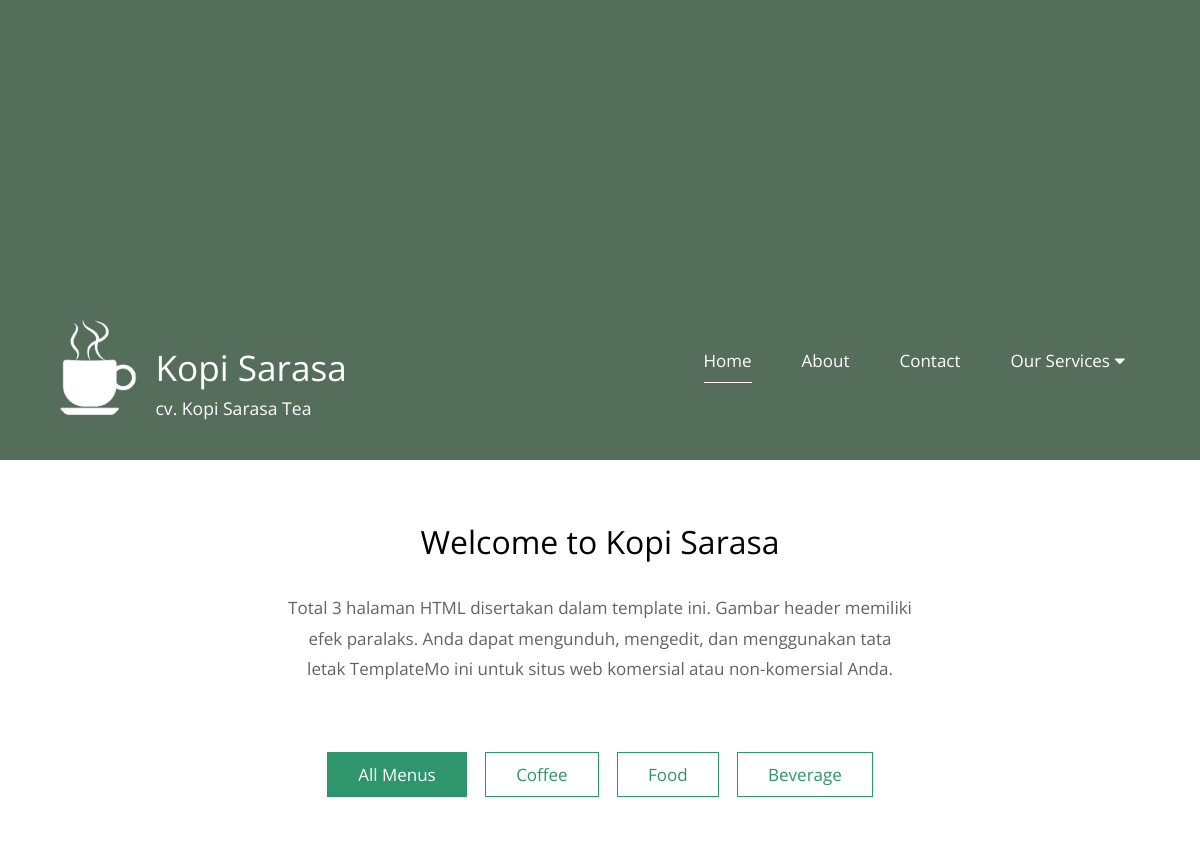
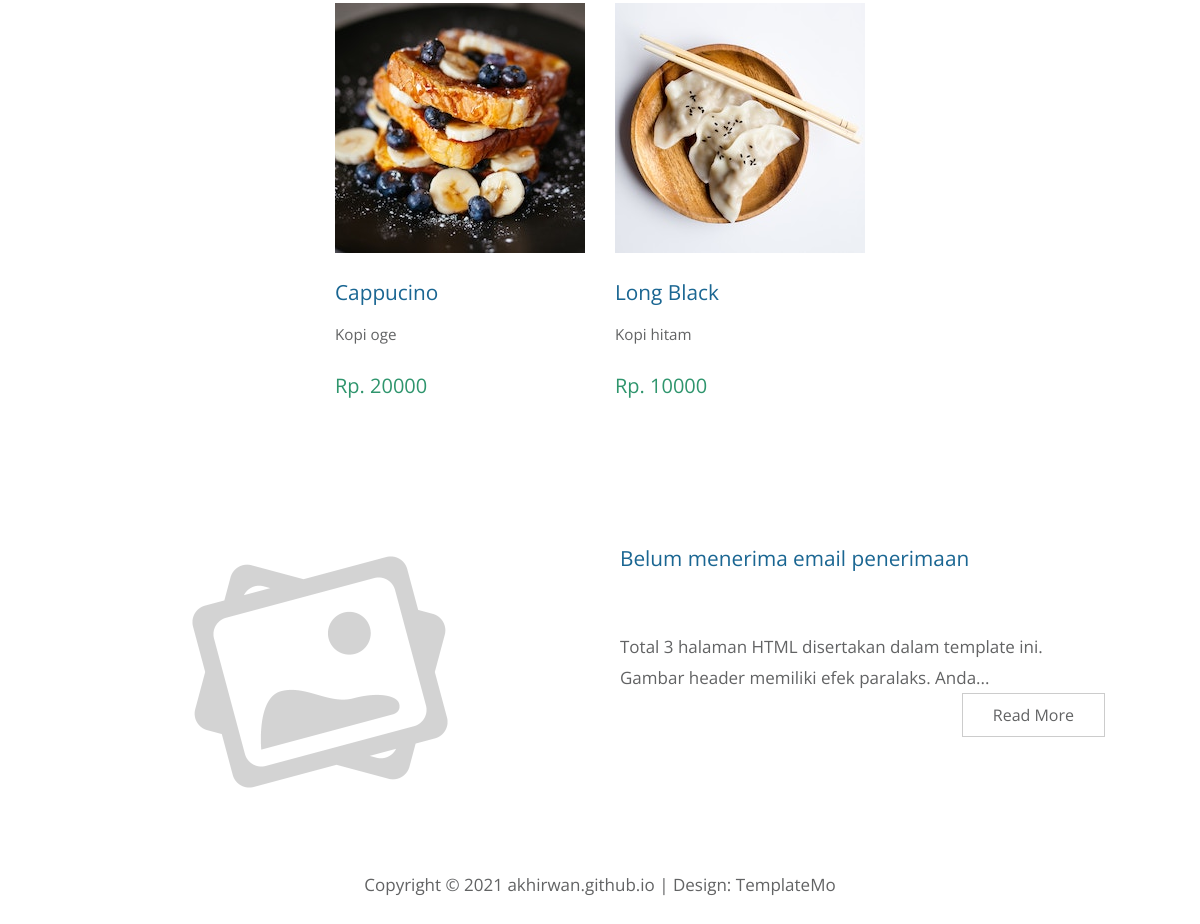
Screenshot of /home/4 with the database file from the repository (2 pictures, top to bottom).
### tables this page shows
CREATE TABLE `config_info` (
  `app_name` varchar(255) NOT NULL,
  `company` varchar(255) NOT NULL,
  `phone1` varchar(20) NOT NULL,
  `phone2` varchar(20) NOT NULL,
  `address` varchar(255) NOT NULL,
  `email` varchar(50) NOT NULL,
  `link_fb` varchar(100) NOT NULL,
  `link_ig` varchar(100) NOT NULL,
  `link_tw` varchar(100) NOT NULL,
  `link_yt` varchar(100) NOT NULL,
  `map` varchar(500) NOT NULL,
  `desc_title` varchar(100) NOT NULL,
  `description` text NOT NULL,
  `logo` varchar(255) NOT NULL,
  `desc_banner` varchar(45) NOT NULL,
  `head_banner` varchar(45) NOT NULL,
  `body_banner` varchar(45) NOT NULL
);

CREATE TABLE `quotes` (
  `id` int NOT NULL AUTO_INCREMENT,
  `paging` varchar(20) NOT NULL,
  `quote` text NOT NULL,
  `is_active` tinyint(1) NOT NULL DEFAULT '0',
  PRIMARY KEY (`id`)
);

CREATE TABLE `categories` (
  `id` int NOT NULL AUTO_INCREMENT,
  `name` varchar(50) NOT NULL,
  `description` varchar(255) NOT NULL,
  `created_at` int NOT NULL,
  `modified_at` int NOT NULL,
  `created_by` varchar(50) NOT NULL,
  `modified_by` varchar(50) NOT NULL,
  `is_active` tinyint(1) NOT NULL DEFAULT '0',
  PRIMARY KEY (`id`)
);

CREATE TABLE `items` (
  `id` int NOT NULL AUTO_INCREMENT,
  `code` varchar(50) NOT NULL,
  `name` varchar(255) NOT NULL,
  `description` text NOT NULL,
  `picture` varchar(255) NOT NULL,
  `price` int NOT NULL,
  `category` int NOT NULL,
  `created_at` int NOT NULL,
  `modified_at` int NOT NULL,
  `created_by` varchar(50) NOT NULL,
  `modified_by` varchar(50) NOT NULL,
  `is_active` tinyint(1) NOT NULL DEFAULT '0',
  PRIMARY KEY (`id`)
);

CREATE TABLE `articles` (
  `id` int NOT NULL AUTO_INCREMENT,
  `title` varchar(50) NOT NULL,
  `slug` varchar(255) NOT NULL,
  `content` text NOT NULL,
  `display` int NOT NULL,
  `is_published` int NOT NULL,
  `picture` varchar(50) NOT NULL,
  `created_at` int NOT NULL,
  `modified_at` int NOT NULL,
  `created_by` varchar(50) NOT NULL,
  `modified_by` varchar(50) NOT NULL,
  `is_active` tinyint(1) NOT NULL DEFAULT '0',
  PRIMARY KEY (`id`)
);

### application/controllers/Home.php (called while the page is built, shortened)
<?php defined('BASEPATH') OR exit('No direct script access allowed');
class Home extends CI_Controller {
	function __construct(){
		$this->load->model('Model_app');
	}
	public function Home($id) {
		$data['config']	= $this->Model_app->get_data('config_info')->row();
		$data['title'] = 'Home';
		$data['meta_keyword'] = $data['config']->app_name;
		$data['meta_description'] = $data['config']->company;
		$data['active_home'] = 'active';
		$data['quotes'] = $this->db->query("SELECT * FROM quotes WHERE paging = 'home' AND is_active = 1")->result();
		$data['categories'] = $this->Model_app->edit_data(['is_active' => 1], 'categories')->result();
		$data['items'] = $this->Model_app->order_data(['is_active' => 1, 'category' => $id], 'id', 'DESC', 'items')->result();
		$data['headlines'] = $this->Model_app->order_data(['is_published' => 1, 'display' => 1], 'id', 'DESC', 'articles')->result();
		$this->load->view('template/header', $data);
		$this->load->view('public/home', $data);
		$this->load->view('template/footer', $data);
	}
}

### index.php (called while the page is built, shortened)
<?php
require_once BASEPATH.'core/CodeIgniter.php';

### application/models/Model_app.php (called while the page is built, shortened)
<?php
class Model_app extends CI_Model{
	function order_data($where, $orderBy, $order, $table){
		$this->db->order_by($orderBy, $order);
		return $this->db->get_where($table, $where);
	}
	function get_data($table){
		return $this->db->get($table);
	}
	function edit_data($where, $table){
		return $this->db->get_where($table, $where);
	}
}
?>

### application/views/public/home.php (the view, shortened to what this page needs)
<?php $quo = (isset($quotes[0]->quote)) ? $quotes[0]->quote : ' '; $page = explode('/',$_SERVER['REQUEST_URI']);?>
<main>
    <header class="row tm-welcome-section">
        <h2 class="col-12 text-center tm-section-title">Welcome to <?php echo $config->app_name ?></h2>
        <p class="col-12 text-center"><?php echo $quo; ?></p>
    </header>
    <div class="tm-paging-links">
        <nav>
            <ul>
                <li class="tm-paging-item">
                    <a href="<?php echo base_url();?>" class="tm-paging-link <?php if(count($page) < 4) echo 'active';?>">All Menus</a>
                </li>
                <?php foreach($categories as $cat){ ?>
                    <li class="tm-paging-item">
                        <a href="<?php echo base_url().'home/'.$cat->id;?>" class="tm-paging-link <?php if($page[3] == $cat->id) echo 'active';?>">
                            <?php echo $cat->name;?>
                        </a>
                    </li>
                <?php } ?>
            </ul>
        </nav>
    </div>
    <div class="row tm-gallery" id="gallery" tabindex="-1" style="outline: 0;">
        <div id="tm-gallery-page-pizza" class="tm-gallery-page">
            <?php foreach($items as $key => $item){?>
            <article class="col-12 tm-gallery-item">
                <figure>
                    <img src="<?php echo base_url('assets/public/img/items/'.$item->picture)?>" alt="Image" class="img-fluid tm-gallery-img" />
                    <figcaption>
                        <h4 class="tm-gallery-title"><?php echo $item->name;?></h4>
                        <p class="tm-gallery-description"><?php echo $item->description;?></p>
                        <p class="tm-gallery-price">Rp. <?php echo $item->price;?></p>
                    </figcaption>
                </figure>
            </article>
            <?php } ?>
        </div>
    </div>
    <?php
    foreach($headlines as $head) {
    if($head->picture != ""){
        $pic = base_url().'assets/public/img/articles/'.$head->picture;
    }else{
        $pic = base_url().'assets/public/img/default/default.png';
    }?>
    <div class="tm-section tm-container-inner">
        <div class="row">
            <div class="col-md-6">
                <figure class="tm-description-figure">
                    <img src="<?php echo $pic;?>" alt="Image" class="img-fluid" />
                </figure>
            </div>
            <div class="col-md-6">
                <div class="tm-description-box">
                    <h4 class="tm-gallery-title"><?php echo $head->title;?></h4>
                    <p class="tm-mb-45"><?php if(strlen($head->content) > 150) echo substr($head->content, 0, 97) . '...'?></p>
                    <a href="<?php echo base_url().'news/'.$head->created_at.'-'.$head->slug;?>" class="tm-btn tm-btn-default tm-right">Read More</a>
                </div>
            </div>
        </div>
    </div>
    <?php } ?>
</main>

### application/views/template/header.php (shortened to what this page needs)
<!DOCTYPE html>
<html>
<head>
    <link href="<?php echo base_url('assets/public/css/all.min.css')?>" rel="stylesheet" />
	<link href="<?php echo base_url('assets/public/css/templatemo-style.css')?>" rel="stylesheet" />
</head>
<body>
	<?php
		if($config->logo){
			$logo = base_url().'assets/public/img/logo/'.$config->logo;
		} else {
			$logo = base_url().'assets/public/img/default/default.png';
		}
	?>
	<div class="container">
		<div class="placeholder">
			<div class="parallax-window" data-parallax="scroll" data-image-src="<?php echo (isset($config->head_banner)) ? base_url().'assets/public/img/header/'.$config->head_banner : '';?>">
				<div class="tm-header">
					<div class="row tm-header-inner">
						<div class="col-md-6 col-12">
							<img src="<?php echo $logo; ?>" width="96" alt="Logo" class="tm-site-logo" />
							<div class="tm-site-text-box">
								<h1 class="tm-site-title"><?php echo $config->app_name ?></h1>
								<h6 class="tm-site-description"><?php echo $config->company ?></h6>
							</div>
						</div>
						<nav class="col-md-6 col-12 tm-nav">
							<ul class="tm-nav-ul">
								<li class="tm-nav-li">
									<a href="<?php echo base_url();?>" class="tm-nav-link <?php if(isset($active_home)){echo $active_home ;}?>">
										Home
									</a>
								</li>
								<li class="tm-nav-li">
									<a href="<?php echo base_url().'about';?>" class="tm-nav-link <?php if(isset($active_about)){echo $active_about ;}?>">
										About
									</a>
								</li>
								<li class="tm-nav-li">
									<a href="<?php echo base_url().'contact';?>" class="tm-nav-link <?php if(isset($active_contact)){echo $active_contact ;}?>">
										Contact
									</a>
								</li>
								<li class="tm-nav-li">
									<a class="dropbtn tm-nav-link
										<?php
										if(isset($active_news)){echo $active_news ;}
										if(isset($active_item)){echo $active_item ;}
										if(isset($active_team)){echo $active_team ;}
										?>" onclick="myDrop()" style="cursor: pointer;">
										Our Services
										<i class="fa fa-caret-down"></i>
									</a>
								</li>
							</ul>
						</nav>
					</div>
				</div>
			</div>
		</div>

### assets/public/css/templatemo-style.css (style rules this page uses)
ul, nav, body, h1, h2, h4, h6, p, figure { margin: 0; padding: 0; }
a, button { transition: all 0.3s ease; }
html { box-sizing: border-box; -ms-overflow-style: scrollbar; }
*, *::before, *::after { box-sizing: inherit; }
.container { width: 100%; max-width: 1200px; margin-right: auto; margin-left: auto; }
.tm-container-inner, .tm-container-inner-2 { padding-left: 15px; padding-right: 15px; }
.row { display: -ms-flexbox; display: flex; -ms-flex-wrap: wrap; flex-wrap: wrap; margin-left: -15px; margin-right: -15px; }
.col-lg-3, .col-lg-4, .col-lg-6, .col-md-4, .col-md-6, .col-sm-6, .col-12 { position: relative; width: 100%; padding-right: 15px; padding-left: 15px; }
.col-12 { -ms-flex: 0 0 100%; flex: 0 0 100%; max-width: 100%; }
@media (min-width: 768px) { .col-md-6 { -ms-flex: 0 0 50%; flex: 0 0 50%; max-width: 50%; } }
.tm-btn { display: inline-block; font-size: 1rem; width: auto; padding: 10px 30px; text-decoration: none; cursor: pointer; border: 0; }
.tm-btn-default { border: 1px solid #ccc; background-color: transparent; color: #626364; }
.tm-mb-45 { margin-bottom: 45px; }
.text-center { text-align: center; }
.img-fluid { max-width: 100%; height: auto; }
body { font-family: 'Open Sans', Arial, sans-serif; font-size: 17px; background-color: #ccc; overflow-x: hidden; }
.container { background-color: white; }
p, address { color: #626364; line-height: 1.8; }
.placeholder { width: 100%; min-height: 460px; background-color: #556E5B; }
.parallax-window { min-height: 460px; background: transparent; position: relative; }
.tm-header { position: absolute; bottom: 0; left: 0; width: 100%; color: white; z-index: 1000; }
.tm-header-inner { padding: 40px 50px; }
.tm-site-logo { display: inline-block; margin-right: 5px; }
.tm-site-text-box { display: inline-block; }
.tm-site-title { font-size: 2.2rem; font-weight: 400; margin-bottom: 5px; }
.tm-site-description { font-size: 1.1rem; font-weight: 400; }
.tm-nav { text-align: right; margin-top: 30px; }
.tm-nav-ul { display: flex; justify-content: flex-end; }
.tm-nav-li { list-style: none; display: block; margin-bottom: 0; padding-right: 25px; padding-left: 25px; }
.tm-nav-link { color: white; text-decoration: none; padding-bottom: 10px; }
.tm-nav-link.active, .tm-nav-link:hover { border-bottom: 1px solid white; }
.tm-welcome-section { margin: 60px auto; max-width: 655px; }
.tm-section-title { font-size: 2rem; font-weight: 400; margin-bottom: 30px; }
.tm-gallery { margin-bottom: 80px; }
.tm-gallery-page { max-width: 280px; margin-left: auto; margin-right: auto; display: -ms-flexbox; display: flex; -ms-flex-wrap: wrap; flex-wrap: wrap; }
.tm-gallery-description { font-size: 0.95rem; }
.tm-section, .tm-container-inner, .tm-container-inner-2 { margin-left: auto; margin-right: auto; }
@media (min-width: 576px) { .tm-gallery-page { max-width: 560px; } }
@media (min-width: 768px) { .tm-gallery-page, .tm-section, .tm-container-inner, .tm-container-inner-2 { max-width: 840px; } }
@media (min-width: 992px) { .tm-gallery-page, .tm-section { max-width: 1120px; } }
@media (min-width: 992px) { .tm-container-inner { max-width: 1120px; } }
.tm-gallery-item { max-width: 280px; }
.tm-gallery-img { margin-bottom: 20px; }
.tm-gallery-title { font-size: 1.3rem; font-weight: 400; color: #1A6692; margin-bottom: 15px; }
.tm-gallery-description { margin-bottom: 20px; }
.tm-gallery-price { font-size: 1.25rem; color: #2F956D; margin-bottom: 60px; }
.tm-paging-links { text-align: center; margin-bottom: 40px; }
.tm-paging-item { list-style: none; display: inline-block; border: 1px solid #2F956D; margin: 7px; }
.tm-paging-link { padding: 10px 30px; display: flex; align-items: center; justify-content: center; text-decoration: none; color: #2F956D; background-color: transparent; }
.tm-paging-link.active, .tm-paging-link:hover { background-color: #2F956D; color: white; }
.tm-description-figure { text-align: center; }
.tm-description-box { margin-left: auto; margin-right: auto; }
.tm-description-box { padding-left: 0; padding-right: 0; display: flex; flex-direction: column; margin-top: 30px; max-width: 530px; }
@media (min-width: 768px) { .tm-description-box { padding-left: 5px; padding-right: 40px; margin-top: 0; } }
.tm-right { align-self: flex-end; }

### rows the page displays
config_info: logo (picture), app_name "Kopi Sarasa", company "cv. Kopi Sarasa Tea"
quotes: quote "Total 3 halaman HTML disertakan dalam template ini. Gambar header memiliki efek paralaks. Anda dapat mengunduh, mengedit, dan menggunakan tata letak TemplateMo ini untuk situs web komersial atau non-komersial Anda."
categories: name "Coffee"
categories: name "Food"
categories: name "Beverage"
items: picture (picture), name "Cappucino", description "Kopi oge", price "20000"
items: picture (picture), name "Long Black", description "Kopi hitam", price "10000"
articles: title "Belum menerima email penerimaan", content "Total 3 halaman HTML disertakan dalam template ini. Gambar header memiliki efek paralaks. Anda"
